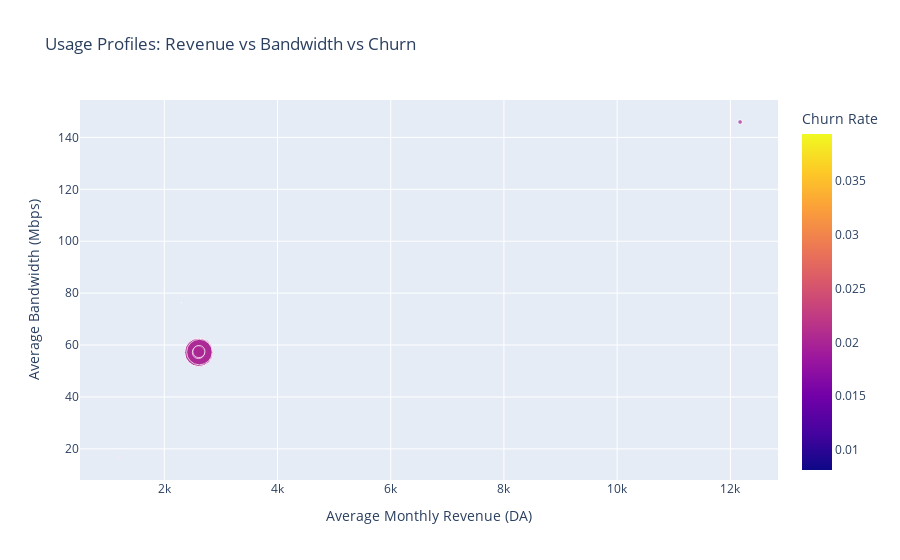

The code cell stored with this chart in its notebook:
### Markdown cell above
## 9. Usage Profile Analysis

### Code cell
# Usage profile distribution
usage_profile_dist = customers_df.groupBy("usage_profile").agg(
    count("*").alias("count"),
    avg("offer_price").alias("avg_revenue"),
    avg("bandwidth_mbps").alias("avg_bandwidth"),
    countDistinct("customer_type").alias("customer_types"),
    (1 - avg(col("is_active").cast("double"))).alias("churn_rate")
).orderBy(col("count").desc()).toPandas()

# Create comprehensive usage profile visualization
fig = px.scatter(usage_profile_dist, 
                 x='avg_revenue', 
                 y='avg_bandwidth',
                 size='count',
                 color='churn_rate',
                 hover_data=['usage_profile'],
                 title='Usage Profiles: Revenue vs Bandwidth vs Churn',
                 labels={'avg_revenue': 'Average Monthly Revenue (DA)',
                        'avg_bandwidth': 'Average Bandwidth (Mbps)',
                        'churn_rate': 'Churn Rate'})
fig.update_layout(height=600)
fig.show()

### Figure 1 — Plotly figure (JSON) as saved in the notebook; plotly's stock layout.template omitted (floating-point values rounded to 4 significant figures)
{"data": [{"customdata": [["light"], ["mixed"], ["moderate"], ["gaming"], ["streaming"], ["business_critical"], ["exam_periods"], ["moderate_mixed"], ["heavy_night"], ["irregular"], ["business_hours"], ["heavy_uploads"], ["high_bandwidth"]], "hovertemplate": "Average Monthly Revenue (DA)=%{x}<br>Average Bandwidth (Mbps)=%{y}<br>count=%{marker.size}<br>usage_profile=%{customdata[0]}<br>Churn Rate=%{marker.color}<extra></extra>", "legendgroup": "", "marker": {"color": [0.02054, 0.0204, 0.01992, 0.01865, 0.02058, 0.01991, 0.01942, 0.01656, 0.02281, 0.03937, 0.00813, 0.008264, 0.01111], "coloraxis": "coloraxis", "size": [164770, 164544, 134165, 30773, 30661, 4471, 309, 302, 263, 127, 123, 121, 90], "sizemode": "area", "sizeref": 411.9, "symbol": "circle"}, "mode": "markers", "name": "", "orientation": "v", "showlegend": false, "type": "scatter", "x": [2617.0, 2608.0, 2621.0, 2604.0, 2612.0, 12170.0, 1181.0, 1212.0, 1191.0, 2306.0, 2437.0, 2322.0, 1691.0], "xaxis": "x", "y": [57.16, 57.19, 57.29, 57.13, 57.51, 145.9, 16.47, 17.68, 16.81, 76.38, 90.89, 79.09, 89.33], "yaxis": "y"}], "layout": {"autosize": true, "coloraxis": {"colorbar": {"title": {"text": "Churn Rate"}}, "colorscale": [[0, "#0d0887"], [0.1111, "#46039f"], [0.2222, "#7201a8"], [0.3333, "#9c179e"], [0.4444, "#bd3786"], [0.5556, "#d8576b"], [0.6667, "#ed7953"], [0.7778, "#fb9f3a"], [0.8889, "#fdca26"], [1, "#f0f921"]]}, "legend": {"itemsizing": "constant", "tracegroupgap": 0}, "title": {"text": "Usage Profiles: Revenue vs Bandwidth vs Churn"}, "xaxis": {"anchor": "y", "autorange": true, "domain": [0, 1], "range": [548.5, 12800.0], "title": {"text": "Average Monthly Revenue (DA)"}, "type": "linear"}, "yaxis": {"anchor": "x", "autorange": true, "domain": [0, 1], "range": [8.119, 154.3], "title": {"text": "Average Bandwidth (Mbps)"}, "type": "linear"}}}
